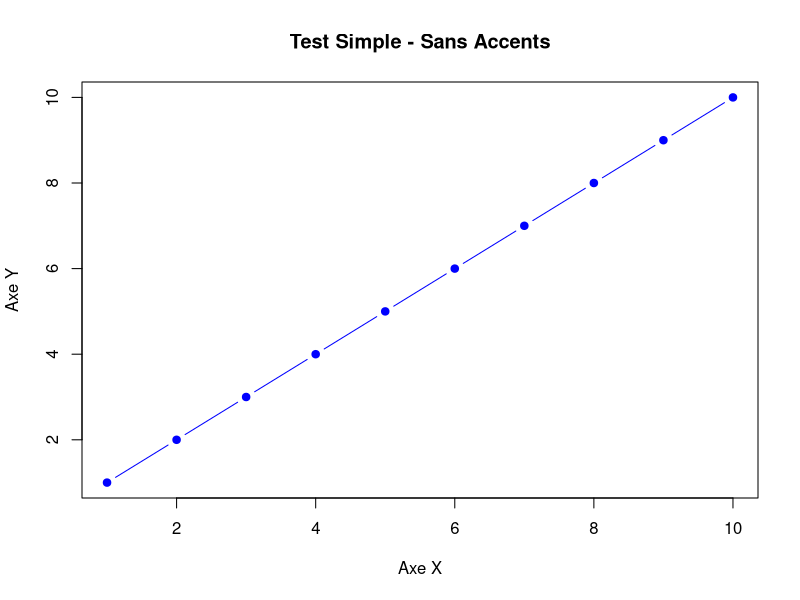
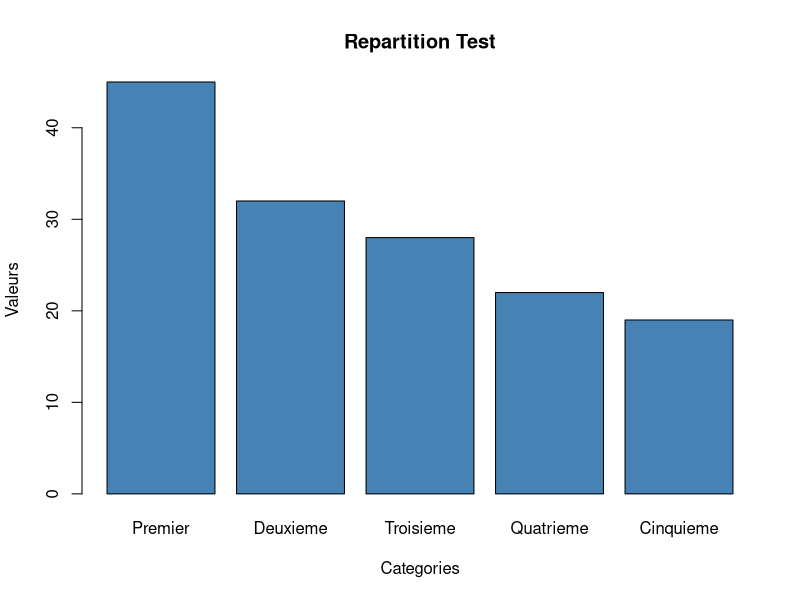
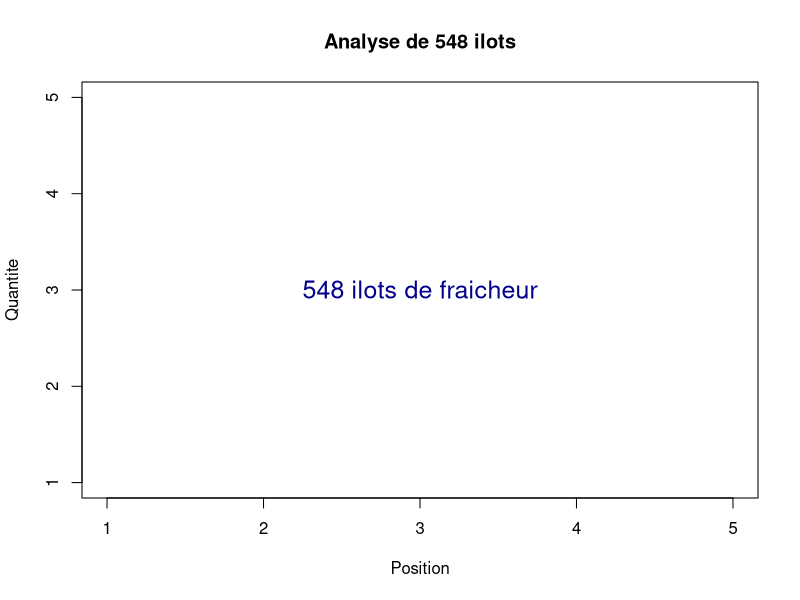

Recreate these plots in R, in order.
# Test minimal pour graphiques sans accents
# Encodage UTF-8

cat("Debut du script de test\n")

# Creer le dossier outputs s'il n'existe pas
if (!dir.exists("outputs")) {
  dir.create("outputs")
  cat("Dossier outputs cree\n")
}

# Test 1: Graphique basique
cat("\n1. Creation graphique simple...\n")
png("outputs/test1_simple.png", width=800, height=600)
plot(1:10, 1:10, 
     main="Test Simple - Sans Accents",
     xlab="Axe X",
     ylab="Axe Y",
     type="b", col="blue", pch=19)
dev.off()
cat("   [OK] test1_simple.png\n")

# Test 2: Barplot avec texte
cat("\n2. Creation barplot...\n")
png("outputs/test2_barplot.png", width=800, height=600)
donnees_test <- c(45, 32, 28, 22, 19)
noms_test <- c("Premier", "Deuxieme", "Troisieme", "Quatrieme", "Cinquieme")

barplot(donnees_test,
        names.arg=noms_test,
        main="Repartition Test",
        xlab="Categories",
        ylab="Valeurs",
        col="steelblue")
dev.off()
cat("   [OK] test2_barplot.png\n")

# Test 3: Texte avec variables
cat("\n3. Creation graphique avec texte dynamique...\n")
png("outputs/test3_dynamique.png", width=800, height=600)
nb_ilots <- 548
plot(1:5, 1:5, type="n",
     main=paste("Analyse de", nb_ilots, "ilots"),
     xlab="Position",
     ylab="Quantite")
text(3, 3, paste(nb_ilots, "ilots de fraicheur"), cex=1.5, col="darkblue")
dev.off()
cat("   [OK] test3_dynamique.png\n")

cat("\n=== TESTS TERMINES ===\n")
cat("Verifiez les fichiers dans outputs/\n")
